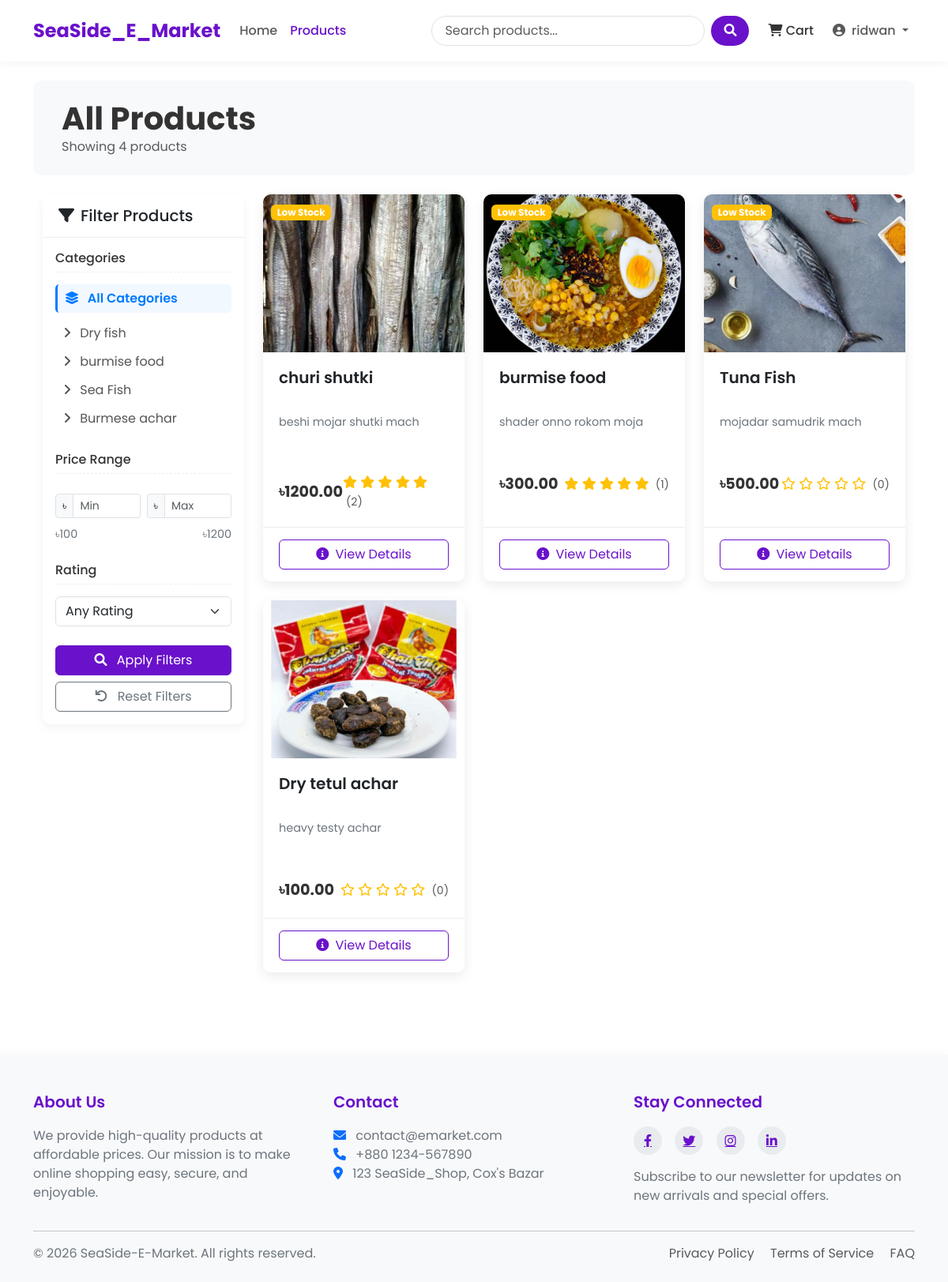
Screenshot of /products/ (signed in) with the database file from the repository.
### SeaSide_Shop/models.py (models this page shows, shortened)
class Category(models.Model):
    name = models.CharField(max_length=100)
    slug = models.SlugField(max_length=100, unique=True)
    description = models.TextField()
    class Meta:
        verbose_name_plural = 'Categories'

class Product(models.Model):
    name = models.CharField(max_length=100)
    slug = models.SlugField(max_length=200, unique=True)
    category = models.ForeignKey(Category, on_delete=models.CASCADE, related_name='products')
    description = models.TextField()
    price = models.DecimalField(max_digits=10, decimal_places=2) # 405.99
    stock = models.PositiveBigIntegerField(default=1)
    available = models.BooleanField(default=True)
    created_at = models.DateTimeField(auto_now_add=True)
    updated_at = models.DateTimeField(auto_now=True)
    image = models.ImageField(upload_to='products/%Y/%m/%d') # products/25/10/2025
    def average_rating(self):
        ratings = self.ratings.all()
        if ratings.count() > 0:
            return sum([i.rating for i in ratings])/ratings.count()
        return 0

### SeaSide_Shop/views.py (the view, shortened to what this page needs)
# urls.py: path('products/', views.product_list, name="product_list"),
def product_list(request, category_slug = None):
    category = None
    categories = Category.objects.all()
    products = Product.objects.filter(available=True)
    if category_slug:
        category = get_object_or_404(Category, slug=category_slug)
        print("category .......", category)
        products = products.filter(category = category)
    min_price = products.aggregate(Min('price'))['price__min']
    max_price = products.aggregate(Max('price'))['price__max']
    if request.GET.get('min_price'):
        products = products.filter(price__gte=request.GET.get('min_price'))
    if request.GET.get('max_price'):
        products = products.filter(price__lte=request.GET.get('max_price'))
    if request.GET.get('rating'):
        min_rating = request.GET.get('rating')
        products = products.annotate(avg_rating = Avg('ratings__rating')).filter(avg_rating__gte=min_rating)
    return render(request, 'SeaSide_Shop/product_list.html', {
        'category' : category,
        'categories' : categories,
        'products' : products,
        'min_price' : min_price,
        'max_price' : max_price
    })

### templates/SeaSide_Shop/product_list.html (shortened to what this page needs)
{% extends 'base.html' %}
{% block content %}
<div class="shop-header mb-4 p-4 bg-light">
    <div class="container-fluid">
        <div class="row align-items-center">
            <div class="col-md-6">
                <h1 class="shop-title">
                    {% if category %}{{ category.name }}{% else %}All Products{% endif %}
                </h1>
                <p class="text-muted mb-0">
                    Showing {{ products|length }} product{{ products|length|pluralize }}
                </p>
            </div>
        </div>
    </div>
</div>
<div class="container-fluid">
    <div class="row">
        <div class="col-lg-3 mb-4 filter-sidebar">
            <div class="filter-card card mb-4">
                <div class="card-header">
                    <h5 class="mb-0 d-flex align-items-center">
                        <i class="fas fa-filter me-2"></i> Filter Products
                    </h5>
                </div>
                <div class="card-body">
                    <form method="get">
                        <h6 class="filter-heading">Categories</h6>
                        <div class="mb-4">
                            <a href="{% url 'product_list' %}" class="filter-link {% if not category %}active{% endif %}">
                                <i class="fas fa-layer-group me-2"></i> All Categories
                            </a>
                            <div class="ms-2 mt-2">
                                {% for c in categories %}
                                <a href="{% url 'product_list_by_category' c.slug %}" class="filter-link {% if category.slug == c.slug %}active{% endif %}">
                                    <i class="fas fa-angle-right me-2"></i> {{ c.name }}
                                </a>
                                {% endfor %}
                            </div>
                        </div>
                        <h6 class="filter-heading">Price Range</h6>
                        <div class="mb-4">
                            <div class="price-slider-container">
                                <div class="row g-2 mb-2">
                                    <div class="col-6">
                                        <div class="input-group input-group-sm">
                                            <span class="input-group-text">৳</span>
                                            <input type="number" class="form-control" id="min_price" name="min_price"
                                                   value="{{ request.GET.min_price|default:'' }}" min="{{ min_price }}" max="{{ max_price }}" placeholder="Min">
                                        </div>
                                    </div>
                                    <div class="col-6">
                                        <div class="input-group input-group-sm">
                                            <span class="input-group-text">৳</span>
                                            <input type="number" class="form-control" id="max_price" name="max_price"
                                                   value="{{ request.GET.max_price|default:'' }}" min="{{ min_price }}" max="{{ max_price }}" placeholder="Max">
                                        </div>
                                    </div>
                                </div>
                                <div class="price-values">
                                    <span>৳{{ min_price }}</span>
                                    <span>৳{{ max_price }}</span>
                                </div>
                            </div>
                        </div>
                        <h6 class="filter-heading">Rating</h6>
                        <div class="mb-4">
                            <select class="form-select" name="rating">
                                <option value="">Any Rating</option>
                            </select>
                        </div>
                        <div class="d-grid gap-2">
                            <button type="submit" class="btn btn-primary">
                                <i class="fas fa-search me-2"></i> Apply Filters
                            </button>
                            <a href="{% url 'product_list' %}" class="btn btn-outline-secondary">
                                <i class="fas fa-undo me-2"></i> Reset Filters
                            </a>
                        </div>
                    </form>
                </div>
            </div>
        </div>
        <div class="col-lg-9">
            {% if products %}
            <div class="row row-cols-1 row-cols-md-2 row-cols-lg-3 g-4">
                {% for product in products %}
                <div class="col">
                    <div class="card h-100 product-card">
                        <div class="product-img-container">
                            {% if product.image %}
                            <img src="{{ product.image.url }}" class="product-img" alt="{{ product.name }}">
                            {% else %}
                            <div class="bg-light d-flex align-items-center justify-content-center h-100">
                                <i class="fas fa-image fa-3x text-muted"></i>
                            </div>
                            {% endif %}
                            {% if product.stock <= 5 and product.stock > 0 %}
                            <div class="product-badge">
                                <span class="badge bg-warning">Low Stock</span>
                            </div>
                            {% elif product.stock <= 0 %}
                            <div class="product-badge">
                                <span class="badge bg-danger">Out of Stock</span>
                            </div>
                            {% endif %}
                        </div>
                        <div class="card-body">
                            <h5 class="product-title">{{ product.name }}</h5>
                            <p class="product-desc">{{ product.description|truncatechars:100 }}</p>
                            <div class="d-flex justify-content-between align-items-center">
                                <span class="product-price">৳{{ product.price }}</span>
                                <div class="rating">
                                    {% for i in "12345" %}
                                    {% if forloop.counter <= product.average_rating %}
                                    <i class="fas fa-star"></i>
                                    {% else %}
                                    <i class="far fa-star"></i>
                                    {% endif %}
                                    {% endfor %}
                                    <span class="ms-1 text-muted small">({{ product.ratings.count }})</span>
                                </div>
                            </div>
                        </div>
                        <div class="card-footer">
                            <div class="d-grid">
                                <a href="{% url 'product_detail' product.slug %}" class="btn btn-outline-primary btn-add-cart">
                                    <i class="fas fa-info-circle me-1"></i> View Details
                                </a>
                            </div>
                        </div>
                    </div>
                </div>
                {% endfor %}
            </div>
            {% endif %}
        </div>
    </div>
</div>
{% endblock %}

### templates/base.html (shortened to what this page needs)
<!DOCTYPE html>
<html lang="en">
<head>
    <link href="https://cdn.jsdelivr.net/npm/bootstrap@5.3.0/dist/css/bootstrap.min.css" rel="stylesheet">
    <link rel="stylesheet" href="https://cdnjs.cloudflare.com/ajax/libs/font-awesome/6.0.0/css/all.min.css">
    {% load static %}
</head>
<body>
    <header>
        <nav class="navbar navbar-expand-lg navbar-light bg-white">
            <div class="container">
                <a class="navbar-brand" href="{% url 'home' %}">SeaSide_E_Market</a>
                <div class="collapse navbar-collapse" id="navbarNav">
                    <ul class="navbar-nav me-auto mb-2 mb-lg-0">
                        <li class="nav-item {% if request.path == '/' %}active{% endif %}">
                            <a class="nav-link" href="{% url 'home' %}">Home</a>
                        </li>
                        <li class="nav-item {% if '/products/' in request.path %}active{% endif %}">
                            <a class="nav-link" href="{% url 'product_list' %}">Products</a>
                        </li>
                    </ul>
                    <form class="d-flex search-box me-3" action="{% url 'product_list' %}" method="get">
                        <input class="form-control search-input me-2" type="search" name="search" placeholder="Search products..." aria-label="Search">
                        <button class="btn search-btn" type="submit">
                            <i class="fas fa-search"></i>
                        </button>
                    </form>
                    <ul class="navbar-nav">
                        <li class="nav-item me-2">
                            <a class="nav-link cart-btn" href="{% url 'cart_detail' %}">
                                <i class="fas fa-shopping-cart"></i> Cart
                            </a>
                        </li>
                        {% if user.is_authenticated %}
                            <li class="nav-item dropdown">
                                <a class="nav-link dropdown-toggle" href="#" id="navbarDropdown" role="button"
                                   data-bs-toggle="dropdown" aria-expanded="false">
                                    <i class="fas fa-user-circle me-1"></i> {{ user.username }}
                                </a>
                            </li>
                        {% endif %}
                    </ul>
                </div>
            </div>
        </nav>
    </header>
    <main class="container my-4">
        {% block content %}{% endblock %}
    </main>
    <footer>
        <div class="container">
            <div class="row">
                <div class="col-md-4 mb-4 mb-md-0">
                    <h5>About Us</h5>
                    <p>We provide high-quality products at affordable prices. Our mission is to make online shopping easy, secure, and enjoyable.</p>
                </div>
                <div class="col-md-4 mb-4 mb-md-0">
                    <h5>Contact</h5>
                    <p>
                        <i class="fas fa-envelope me-2 text-primary"></i> contact@emarket.com<br>
                        <i class="fas fa-phone me-2 text-primary"></i> +880 1234-567890<br>
                        <i class="fas fa-map-marker-alt me-2 text-primary"></i> 123 SeaSide_Shop, Cox's Bazar
                    </p>
                </div>
                <div class="col-md-4">
                    <h5>Stay Connected</h5>
                    <div class="social-icons mb-3">
                        <a href="#"><i class="fab fa-facebook-f"></i></a>
                        <a href="#"><i class="fab fa-twitter"></i></a>
                        <a href="#"><i class="fab fa-instagram"></i></a>
                        <a href="#"><i class="fab fa-linkedin-in"></i></a>
                    </div>
                    <p>Subscribe to our newsletter for updates on new arrivals and special offers.</p>
                </div>
            </div>
            <hr>
            <div class="row mt-3">
                <div class="col-md-6 mb-2 mb-md-0">
                    <p class="mb-0">&copy; {% now "Y" %} SeaSide-E-Market. All rights reserved.</p>
                </div>
                <div class="col-md-6 text-md-end">
                    <p class="mb-0">
                        <a href="#" class="text-decoration-none me-3 text-muted">Privacy Policy</a>
                        <a href="#" class="text-decoration-none me-3 text-muted">Terms of Service</a>
                        <a href="#" class="text-decoration-none text-muted">FAQ</a>
                    </p>
                </div>
            </div>
        </div>
    </footer>
</body>
</html>

### rows the page displays
Category: name "Dry fish"
Category: name "burmise food"
Category: name "Sea Fish"
Category: name "Burmese achar"
Product: image (picture), stock "Low Stock", name "churi shutki", description "beshi mojar shutki mach", price "1200.00", ratings.count "2"
Product: image (picture), stock "Low Stock", name "burmise food", description "shader onno rokom moja", price "300.00", ratings.count "1"
Product: image (picture), stock "Low Stock", name "Tuna Fish", description "mojadar samudrik mach", price "500.00", ratings.count "0"
Product: image (picture), name "Dry tetul achar", description "heavy testy achar", price "100.00", ratings.count "0"

### other values shown
{{ user.username }} "ridwan"
{{ products|length }} "4"
{{ min_price }} "100"
{{ max_price }} "1200"
